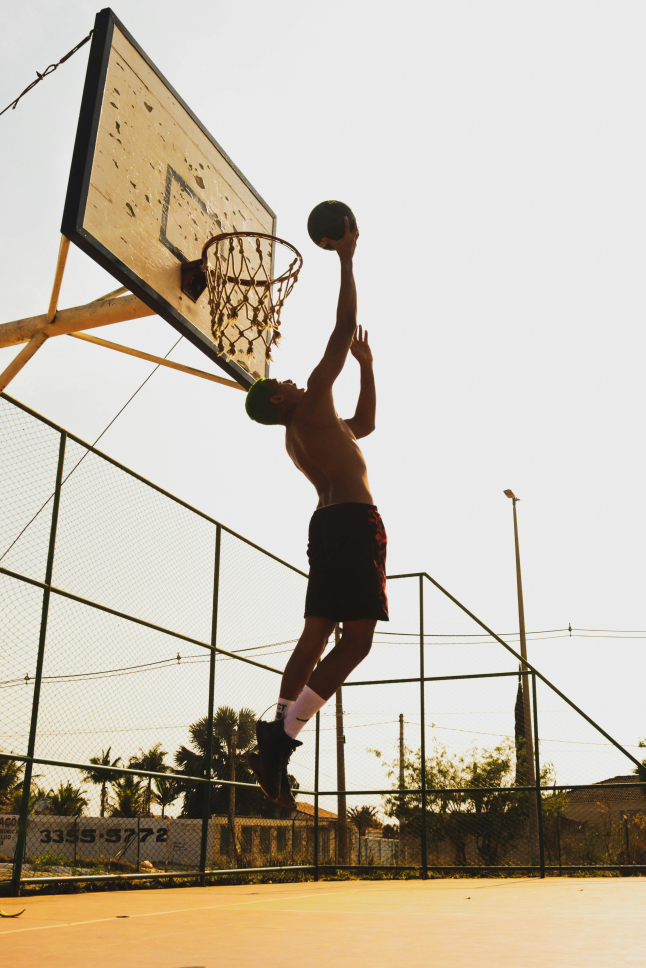
#> input picture pexels-samuel-reis-355265419-14262633.jpg, 3227 x 4840 px (shown at 1/5 size)
$ python testimg.py
#> lines starting #> are read from the running program, lines starting #| are printed output that depends on the picture
import cv2
from PIL import Image
from IPython.display import display
import numpy as np

img_path = "pexels-samuel-reis-355265419-14262633.jpg"

# Read the image
img = cv2.imread(img_path)
#> img is the input picture: shape (4840, 3227, 3); mean B, G, R 171, 185.8, 194.9

# todo: resize the image
img = cv2.resize(img, (0,0),None,0.1,0.1)
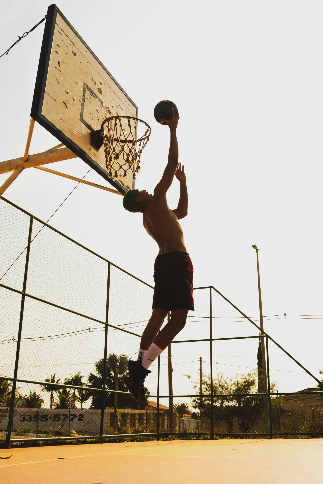
#> img: shape (484, 323, 3); mean B, G, R 171.1, 185.8, 195

def getContours(img):
    # Convert image to grayscale
    gray = cv2.cvtColor(img, cv2.COLOR_BGR2GRAY)
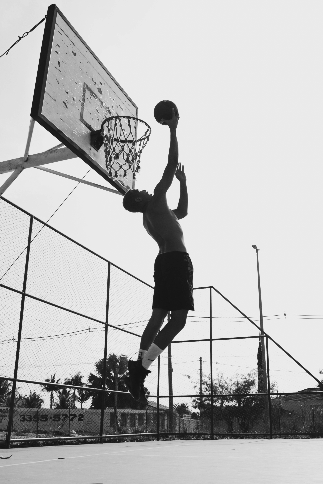
#> gray: shape (484, 323); min 19, max 240, mean 186.9

    # Apply Gaussian blur
    blurred = cv2.GaussianBlur(gray, (11,11), 0)
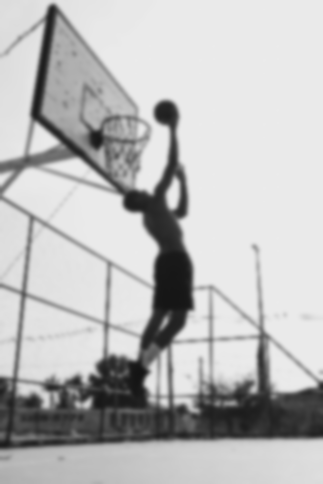
#> blurred: shape (484, 323); min 20, max 235, mean 186.8

    # Apply canny edge detection
    edges = cv2.Canny(blurred, 100, 100)
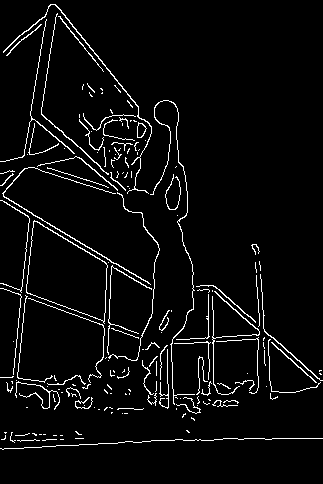
#> edges: shape (484, 323); 4.5% white in thin lines or dots

    return gray, blurred, edges

gray, blurred, edges = getContours(img)

#show the image
cv2.imshow("origin",img)
cv2.imshow("gray",gray)

cv2.imshow("blurred", blurred)

cv2.imshow("edges", edges)

cv2.waitKey(0)
